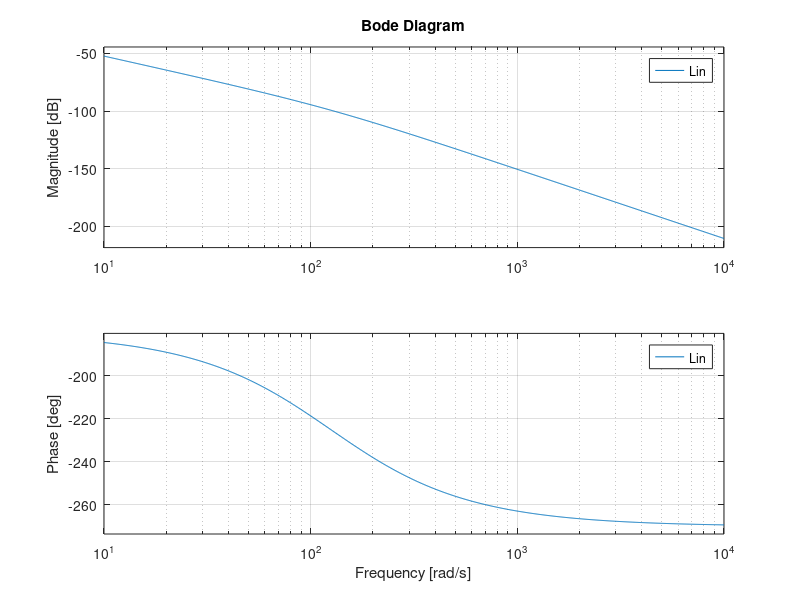

The MATLAB source for this figure: (Note: this script raises an error after producing the figure.)
clear all
close all
clc

format compact 
s=tf('s');

Gp= 10/(s*(s+125));
p_Gp=pole(Gp)


Gs=5;
Ga=3;
Gda=1;
Gdp=1;
kd=1;

Gf=kd/Gs;

%s1

%s2

%s3

as=5*1e-3;
ws=2500;
rho_s3= 1*1e-4;
Mth= 20*log10(rho_s3*Gs/as)

wh= ws*10^(Mth/40);
wc_s3= wh/2;


%req transient 
shat=0.08;
ts5= 0.1;
tr= 0.05;

%s6
zeta = abs(log(shat))/sqrt(pi^2+(log(shat))^2);
Tpmax= 1/(2*zeta*sqrt(1-zeta^2));
Spmax= 2*zeta*sqrt(2+4*zeta^2+2*sqrt(1+8*zeta^2))/(sqrt(1+8*zeta^2)+4*zeta^2-1);

%s5
rho_tr= 1/sqrt(1-zeta^2)*(pi-acos(zeta))*sqrt(sqrt(1+4*zeta^4)-2*zeta^2);
wc_tr=rho_tr/tr;

%s5
rho_ts5= -log(5)/zeta * sqrt(sqrt(1+4*zeta^4)-2*zeta^2);
wc_ts5= rho_ts5/ts5;


wc_min= max(wc_ts5,wc_tr)
wc_max= wc_s3
%
nu =1;
Lin = 1/(s^nu)*Gp*Ga*Gf*Gs;

figure(1),
bode(Lin)

figure(2),
[num,den]=  tfdata(Lin,'v');
nyquist1(num,den)

% figure(3)
% myngridst(Tpmax,Spmax)
% hold on,
% nichols(Lin)


% 1st trial
wc_des = 50;
wc_norm1= 100;

z=wc_des/wc_norm1

Rz= (1+s/z);
kc_new= 10^(42/20)
L_new= 1/s^nu*Gp*Gs*Ga*Gf*Rz*kc_new;

figure(4)
myngridst(Tpmax,Spmax)
hold on,
range=logspace(-3,4,500);
nichols(L_new,range)

%evaluation 
T=minreal(zpk(L_new/(1+L_new)));
S=minreal(zpk(1/(1+L_new)));

figure(5)
step(T*kd,1),
figure(6)
bodemag(T),



Gc= zpk(kc_new/s^nu*Rz)
